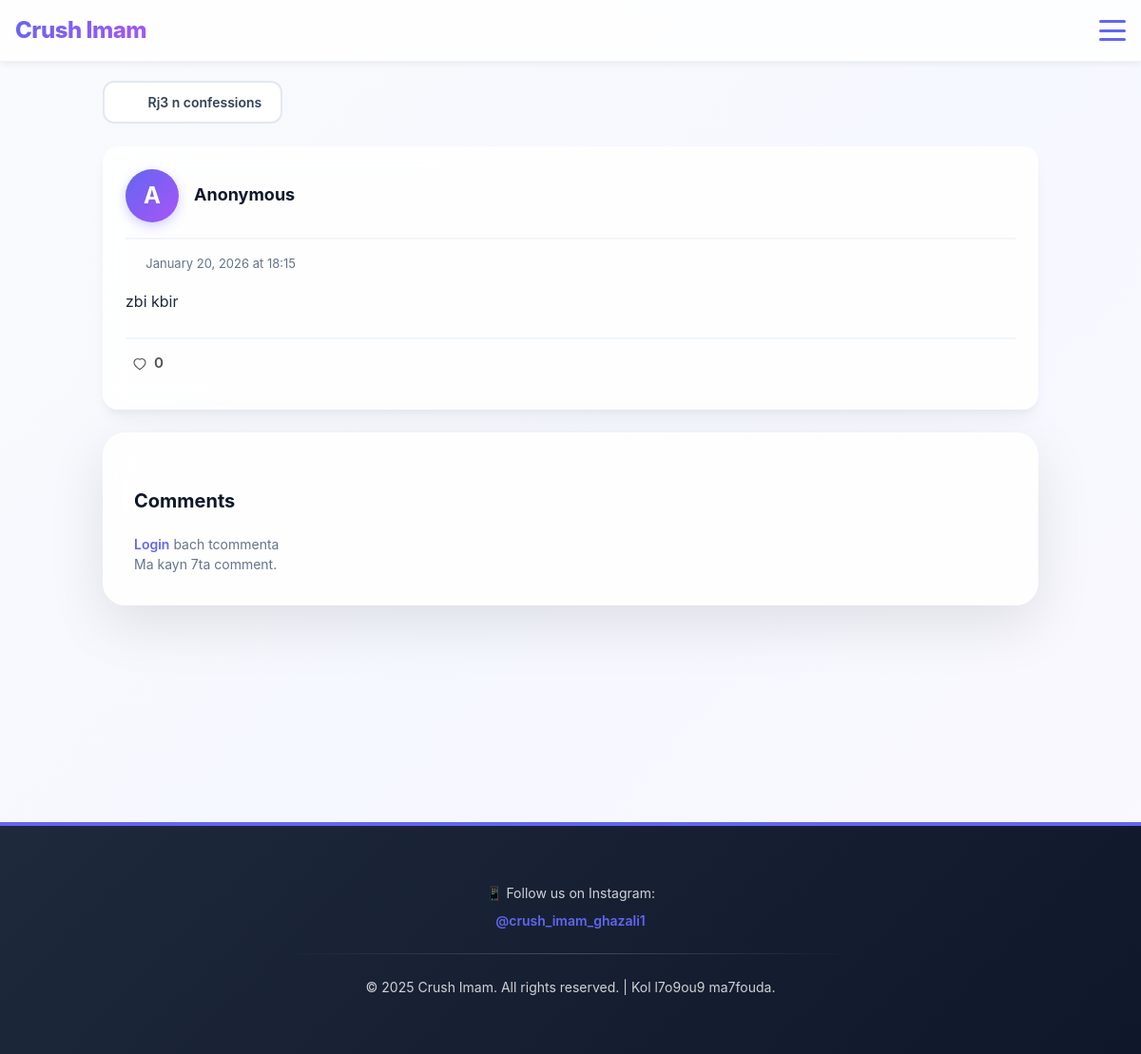
Page /confession/1/ on the committed database.
### confessions/models.py (models this page shows, shortened)
class Confession(models.Model):
    text = models.TextField()
    posted_at = models.DateTimeField(auto_now_add=True)
    posted_by = models.ForeignKey(User, on_delete=models.SET_NULL, null=True, blank=True)
    anonymous = models.BooleanField(default=True)
    comments = GenericRelation('Comment', related_query_name='confession')
    votes = GenericRelation('Vote', related_query_name='confession')
    class Meta:
        ordering = ['-posted_at']
    @property
    def vote_total(self):
        res = self.votes.aggregate(total=Count('id'))
        return res.get('total') or 0

### confessions/views.py (the view, shortened to what this page needs)
# urls.py: path('confession/<int:pk>/', views.confession_detail, name='confession_detail'),
def confession_detail(request, pk):
    c = get_object_or_404(Confession, pk=pk)
    user_liked = False
    liked_comment_ids = []
    no_reply_comments = c.comments.filter(parent__isnull=True).all()
    return render(request, 'confessions/confession_detail.html', {'confession': c, 'user_liked': user_liked, 'liked_comment_ids': liked_comment_ids, 'no_reply_comments': no_reply_comments})

### templates/confessions/confession_detail.html (shortened to what this page needs)
{% extends 'crushimam/base.html' %}
{% block content %}
<div class="container">
    <div class="confession-detail-wrapper">
            <a href="{% url 'confessions_list' %}" class="btn-back inline-flex items-center gap-2">
                <i class="fas fa-arrow-left"></i> Rj3 n confessions
            </a>
            <div class="confession-item">
                {% if not confession.anonymous and confession.posted_by %}
                    <div class="author-info">
                        <a href="{% url 'profile_detail' confession.posted_by.profile.pk %}" class="author-link">
                            <img src="{% if confession.posted_by.profile.photo %}{{ confession.posted_by.profile.photo.url }}{% else %}/static/images/default-avatar.png{% endif %}" alt="{{ confession.posted_by.username }}" class="author-avatar">
                            <div class="author-details">
                                <h3>{{ confession.posted_by.username }}</h3>
                                {% if confession.posted_by.profile.bio %}
                                    <p class="author-bio">{{ confession.posted_by.profile.bio }}</p>
                                {% endif %}
                            </div>
                        </a>
                    </div>
                {% else %}
                    <div class="author-info anonymous">
                        <div class="anonymous-avatar">A</div>
                        <div class="author-details">
                            <h3>Anonymous</h3>
                        </div>
                    </div>
                {% endif %}
                <div class="confession-meta-detail">
                    <span class="confession-date"><i class="fa-regular fa-calendar"></i> {{ confession.posted_at|date:"F d, Y \a\t H:i" }}</span>
                </div>
                <div class="confession-content">
                    <p class="confession-full-text">{{ confession.text }}</p>
                </div>
                <div class="votes">
                    <form method="post" action="{% url 'add_vote' %}" class="vote-form like-control">
                        <button type="submit" class="action-icon like-btn {% if user.is_authenticated and user_liked %}liked{% endif %}" aria-pressed="{% if confession.user_liked %}true{% else %}false{% endif %}">
                            <svg class="heart-icon" width="18" height="18" viewBox="0 0 24 24" fill="none" xmlns="http://www.w3.org/2000/svg" aria-hidden="true">
                                <path d="M12 21s-8-5.33-8-10a5 5 0 0 1 8-4 5 5 0 0 1 8 4c0 4.67-8 10-8 10z" stroke="currentColor" stroke-width="1.5" fill="none" stroke-linecap="round" stroke-linejoin="round"/>
                            </svg>
                            <span class="action-count">{{ confession.vote_total|default:0 }}</span>
                        </button>
                    </form>
                </div>
            </div>
        <div class="confession-detail-card">
            <div class="confession-detail-content">
                <div class="comments">
                    <h4>Comments</h4>
                    {% if user.is_authenticated %}
                    <form method="post" action="{% url 'add_comment' %}" class="comment-form" style="margin-top:.75rem">
                        {% csrf_token %}
                        <input type="hidden" name="model" value="confession">
                        <input type="hidden" name="object_id" value="{{ confession.pk }}">
                        <textarea name="body" rows="3" placeholder="ktb comment dyalk..." required></textarea>
                        <button type="submit" class="btn btn-primary" style="margin-top:.5rem">Sifet</button>
                    </form>
                    {% else %}
                        <p class="muted"><a href="{% url 'account_login' %}">Login</a> bach tcommenta</p>
                    {% endif %}
                    <div class="comment-list">
                        {% for c in no_reply_comments %}
                            <div class="comment-item">
                                <div class="comment-meta">
                                    {% if c.user %}{{ c.user.username }}{% else %}Majhol{% endif %} • {{ c.created_at|date:'Y-m-d H:i' }}
                                    {% if c.user == user or user.is_staff %}
                                        <a href="{% url "delete_comment" c.pk %}" onclick="return confirm('Are you sure you want to delete this comment?');" class="btn comment-delete"><i class="fa-solid fa-trash-can"></i></a>
                                    {% endif %}
                                </div>
                                <div class="comment-body">{{ c.body }}
                                </div>
                                <form method="post" action="{% url 'add_vote' %}" class="comment-like-form">
                                    {% csrf_token %}
                                    <input type="hidden" name="model" value="comment">
                                    <input type="hidden" name="object_id" value="{{ c.pk }}">
                                    <button type="submit" class="action-icon like-btn {% if user.is_authenticated and c.pk in liked_comment_ids %}liked{% endif %}" aria-pressed="{% if confession.user_liked %}true{% else %}false{% endif %}">
                                        <svg class="heart-icon" width="18" height="18" viewBox="0 0 24 24" fill="none" xmlns="http://www.w3.org/2000/svg" aria-hidden="true">
                                            <path d="M12 21s-8-5.33-8-10a5 5 0 0 1 8-4 5 5 0 0 1 8 4c0 4.67-8 10-8 10z" stroke="currentColor" stroke-width="1.5" fill="none" stroke-linecap="round" stroke-linejoin="round"/>
                                        </svg>
                                        <span class="action-count">{{ c.like_count|default:0 }}</span>
                                    </button>
                                </form>
                                <div class="comment-actions">
                                    {% if user.is_authenticated %}
                                    <form method="post" action="{% url 'add_comment' %}" class="reply-form" style="display:inline-block;">
                                        {% csrf_token %}
                                        <input type="hidden" name="model" value="confession">
                                        <input type="hidden" name="object_id" value="{{ confession.pk }}">
                                        <input type="hidden" name="parent_id" value="{{ c.pk }}">
                                        <input type="text" name="body" placeholder="ktb reply..." required style="padding:6px 8px; border-radius:6px; border:1px solid #ddd;">
                                        <button type="submit" class="btn btn-small">Reply</button>
                                    </form>
                                    {% endif %}
                                </div>
                                {% if c.replies.all %}
                                    <div class="replies" style="margin-top:.75rem; margin-left:12px">
                                        {% for r in c.replies.all %}
                                            <div class="comment-item" style="background:#fff; padding:8px;">
                                                <div class="comment-meta">
                                                    {% if r.user %}{{ r.user.username }}{% else %}Majhol{% endif %} • {{ r.created_at|date:'Y-m-d H:i' }}
                                                    {% if r.user == user or user.is_staff %}
                                                        <a href="{% url "delete_comment" r.pk %}" onclick="return confirm('Are you sure you want to delete this comment?');" class="btn comment-delete"><i class="fa-solid fa-trash-can"></i></a>
                                                    {% endif %}
                                                </div>
                                                <div class="comment-body">{{ r.body }}</div>
                                                <div class="comment-actions">
                                                    <form method="post" action="{% url 'add_vote' %}" class="comment-like-form">
                                                        {% csrf_token %}
                                                        <input type="hidden" name="model" value="comment">
                                                        <input type="hidden" name="object_id" value="{{ r.pk }}">
                                                        <button type="submit" class="action-icon like-btn {% if user.is_authenticated and r.pk in liked_comment_ids %}liked{% endif %}" aria-pressed="{% if r.user_liked %}true{% else %}false{% endif %}">
                                                            <svg class="heart-icon" width="18" height="18" viewBox="0 0 24 24" fill="none" xmlns="http://www.w3.org/2000/svg" aria-hidden="true">
                                                                <path d="M12 21s-8-5.33-8-10a5 5 0 0 1 8-4 5 5 0 0 1 8 4c0 4.67-8 10-8 10z" stroke="currentColor" stroke-width="1.5" fill="none" stroke-linecap="round" stroke-linejoin="round"/>
                                                            </svg>
                                                            <span class="action-count">{{ r.like_count|default:0 }}</span>
                                                        </button>
                                                    </form>
                                                </div>
                                            </div>
                                        {% endfor %}
                                    </div>
                                {% endif %}
                            </div>
                        {% empty %}
                            <p class="muted">Ma kayn 7ta comment.</p>
                        {% endfor %}
                    </div>
                </div>
            </div>
        </div>
        </div>
    </div>
{% endblock %}

### rows in the picture
Confession: posted_at "January 20, 2026 at 18:15", text "zbi kbir", vote_total "0"
